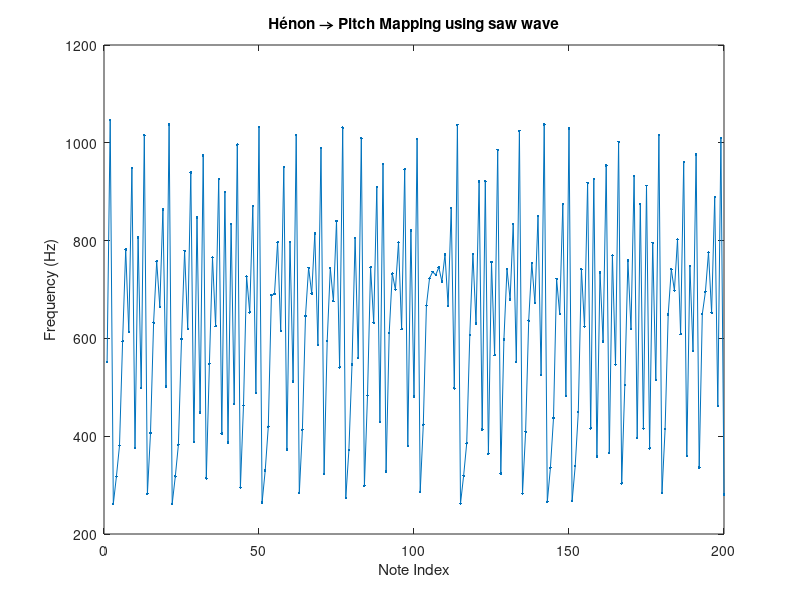

MATLAB code for this plot:
% Settings
waveform = 'saw';  % Options: 'sine', 'square', 'triangle', 'saw'
a = 1.4; b = 0.3; N = 200; Fs = 44100; note_duration = 0.2;

% Generate Hénon map
x = zeros(1, N); y = zeros(1, N); x(1) = 0.1; y(1) = 0.3;
for n = 2:N
    x(n) = 1 - a * x(n-1)^2 + y(n-1);
    y(n) = b * x(n-1);
end

% Convert x to MIDI pitch, then to frequency
x_scaled = rescale(x, 60, 84);  % MIDI range
frequencies = 440 * 2.^((x_scaled - 69)/12);  % Hz

% y as volume
amplitudes = rescale(abs(y), 0.1, 0.9);
t = linspace(0, note_duration, round(Fs * note_duration));

melody = [];

% Generate waveform per note
for i = 1:N
    f = frequencies(i);
    A = amplitudes(i);
    phase = 2 * pi * f * t;
    switch waveform
        case 'sine'
            note = A * sin(phase);
        case 'square'
            note = A * square(phase);
        case 'triangle'
            note = A * sawtooth(phase, 0.5);  % triangle is symmetric sawtooth
        case 'saw'
            note = A * sawtooth(phase);
    end
    melody = [melody, note];
end

% Play and save
sound(melody, Fs);
%audiowrite(['henon_' waveform '_melody.wav'], melody, Fs);

%frequency plot
figure;
plot(frequencies, '.-');
xlabel('Note Index'); ylabel('Frequency (Hz)');
title(['Hénon → Pitch Mapping using ' waveform ' wave']);
